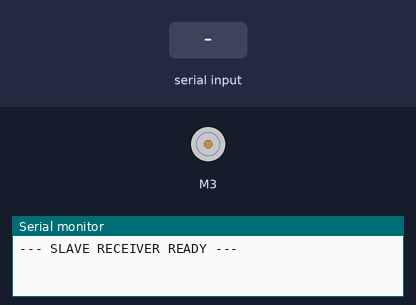
A sketch run on a simulated Arduino Uno, built with avr-gcc and run on an emulated ATmega328P. Shown: DC motor (green arrow = forward, orange = backward, longer = faster), the last lines printed to the serial monitor. Inputs (shaded band) come from the test bench.

Above: at 1.2 s.
1.3 s: "1" received over the second serial link
At 2.5 s:
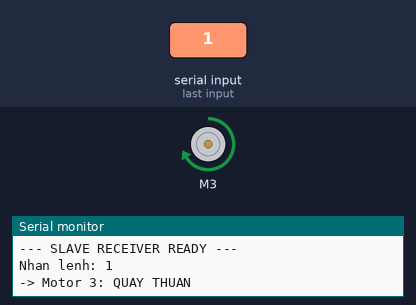
2.8 s: "0" received over the second serial link
At 3.7 s:
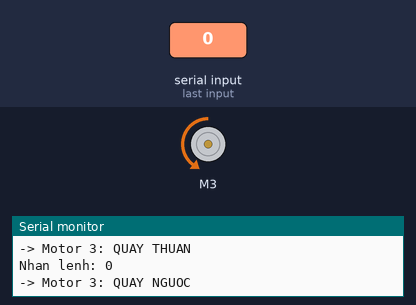
4.3 s: "S" received over the second serial link
At 4.9 s:
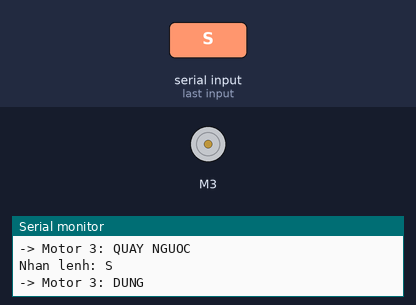
Timing chart, 0 to 7.3 s (numbered marks = the images above; inputs shaded):
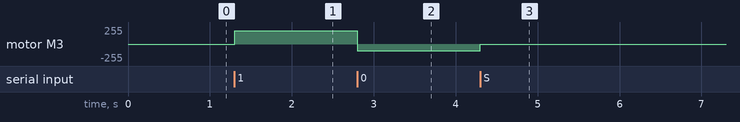

The sketch:

dc_slave.ino
```cpp
#include <AFMotor.h>
#include <SoftwareSerial.h>

AF_DCMotor motor(3);
SoftwareSerial BTSerial(10, 11);

// 'S' = Dừng | '1' = Quay thuận | '0' = Quay ngược
char currentMode = 'S';

void setup() {
    motor.setSpeed(200);
    motor.run(RELEASE);
    BTSerial.begin(38400);
    Serial.begin(9600);
    Serial.println("--- SLAVE RECEIVER READY ---");
}

void applyMode() {
    if (currentMode == '1') {
        motor.setSpeed(200);
        motor.run(FORWARD);
        Serial.println("-> Motor 3: QUAY THUAN");
    }
    else if (currentMode == '0') {
        motor.setSpeed(100);
        motor.run(BACKWARD);
        Serial.println("-> Motor 3: QUAY NGUOC");
    }
    else if (currentMode == 'S') {
        motor.run(RELEASE);
        Serial.println("-> Motor 3: DUNG");
    }
}

void loop() {
    if (BTSerial.available()) {
        char cmd = BTSerial.read();
        Serial.print("Nhan lenh: ");
        Serial.println(cmd);

        if (cmd == '1' || cmd == '0' || cmd == 'S') {
            if (cmd != currentMode) {   // Chỉ cập nhật khi lệnh thay đổi
                currentMode = cmd;
                applyMode();
            }
        } else {
            Serial.println("Canh bao: Lenh khong hop le!");
        }
    }
}
```

Measured:
- after the input at 1.3 s, motor M3: stopped → forward 200/255 at once
- after the input at 2.8 s, motor M3: forward 200/255 → backward 100/255 at once
- after the input at 4.3 s, motor M3: backward 100/255 → stopped at once
